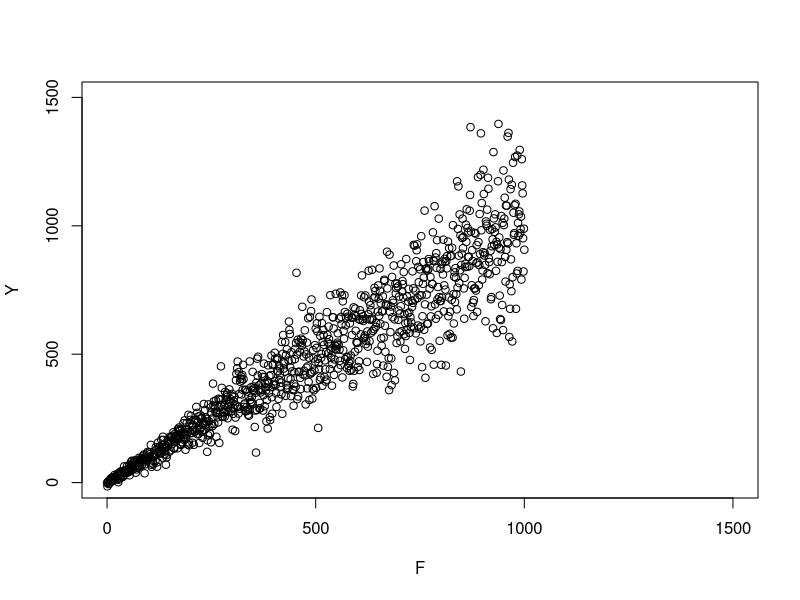

Reproduce this figure in R.
F = 0:1000
XYlim=c(0,max(F)*1.5)
W1 = .2
W2 = 7.04
ERR1 = 1
W = sqrt(W1**2*F**2+W2**2)
#plot(F,W)
 
Y = F + W*rnorm(length(F),0,ERR1)
plot(F,Y,xlim=XYlim,ylim=XYlim)